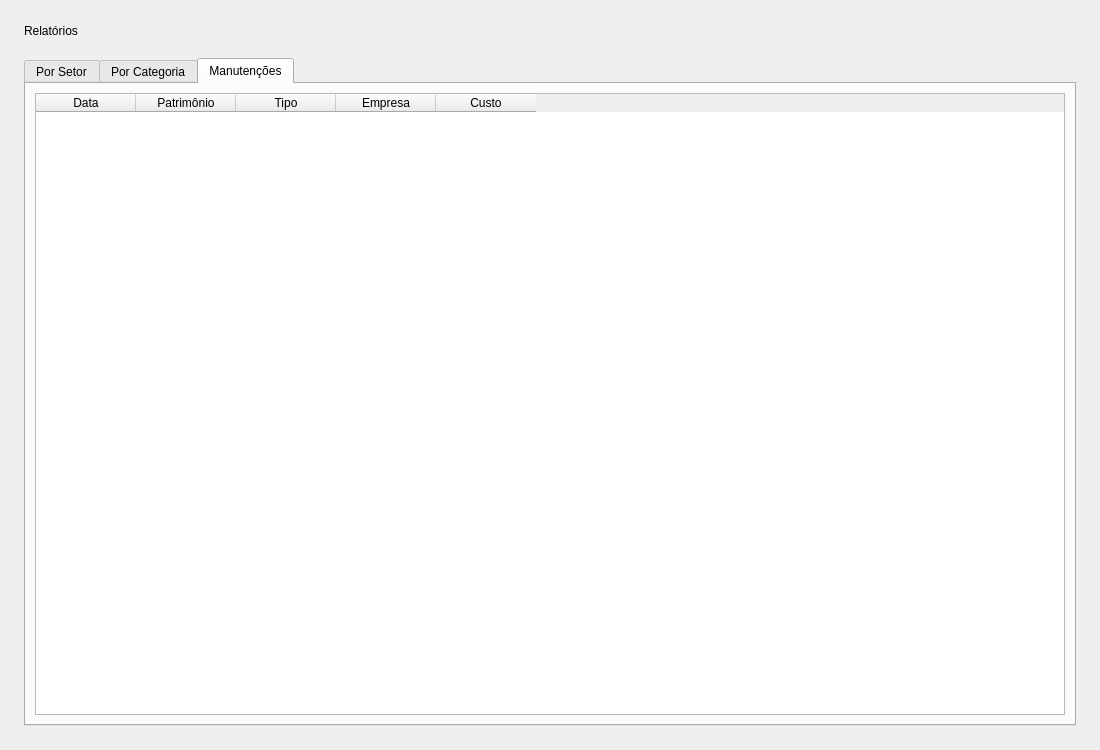
<?xml version='1.0' encoding='UTF-8'?>
<ui version="4.0">
  <class>RelatoriosWindow</class>
  <widget class="QWidget" name="RelatoriosWindow">
    <property name="geometry">
      <rect>
        <x>0</x>
        <y>0</y>
        <width>1100</width>
        <height>750</height>
      </rect>
    </property>
    <property name="windowTitle">
      <string>Relatórios</string>
    </property>
    <layout class="QVBoxLayout" name="verticalLayout">
      <property name="spacing">
        <number>20</number>
      </property>
      <property name="leftMargin">
        <number>24</number>
      </property>
      <property name="topMargin">
        <number>24</number>
      </property>
      <property name="rightMargin">
        <number>24</number>
      </property>
      <property name="bottomMargin">
        <number>24</number>
      </property>
      <item>
        <widget class="QLabel" name="lbl_title">
          <property name="layoutDirection">
            <enum>Qt::LayoutDirection::LeftToRight</enum>
          </property>
          <property name="text">
            <string>Relatórios</string>
          </property>
          <property name="alignment">
            <set>Qt::AlignmentFlag::AlignLeft | Qt::AlignmentFlag::AlignVCenter</set>
          </property>
        </widget>
      </item>
      <item>
        <widget class="QTabWidget" name="tabWidget">
          <property name="currentIndex">
            <number>2</number>
          </property>
          <widget class="QWidget" name="tab_setor">
            <attribute name="title">
              <string>Por Setor</string>
            </attribute>
            <layout class="QVBoxLayout" name="v1">
              <item>
                <widget class="QTableWidget" name="tbl_por_setor">
                  <property name="rowCount">
                    <number>0</number>
                  </property>
                  <property name="columnCount">
                    <number>4</number>
                  </property>
                  <column>
                    <property name="text">
                      <string>Setor</string>
                    </property>
                  </column>
                  <column>
                    <property name="text">
                      <string>Local</string>
                    </property>
                  </column>
                  <column>
                    <property name="text">
                      <string>Qtde Bens</string>
                    </property>
                  </column>
                  <column>
                    <property name="text">
                      <string>Valor Total</string>
                    </property>
                  </column>
                </widget>
              </item>
            </layout>
          </widget>
          <widget class="QWidget" name="tab_categoria">
            <attribute name="title">
              <string>Por Categoria</string>
            </attribute>
            <layout class="QVBoxLayout" name="v2">
              <item>
                <widget class="QTableWidget" name="tbl_por_categoria">
                  <property name="rowCount">
                    <number>0</number>
                  </property>
                  <property name="columnCount">
                    <number>3</number>
                  </property>
                  <column>
                    <property name="text">
                      <string>Categoria</string>
                    </property>
                  </column>
                  <column>
                    <property name="text">
                      <string>Qtde Bens</string>
                    </property>
                  </column>
                  <column>
                    <property name="text">
                      <string>Depreciação Acum.</string>
                    </property>
                  </column>
                </widget>
              </item>
            </layout>
          </widget>
          <widget class="QWidget" name="tab_manutencoes">
            <attribute name="title">
              <string>Manutenções</string>
            </attribute>
            <layout class="QVBoxLayout" name="v3">
              <item>
                <widget class="QTableWidget" name="tbl_manutencoes">
                  <property name="rowCount">
                    <number>0</number>
                  </property>
                  <property name="columnCount">
                    <number>5</number>
                  </property>
                  <column>
                    <property name="text">
                      <string>Data</string>
                    </property>
                  </column>
                  <column>
                    <property name="text">
                      <string>Patrimônio</string>
                    </property>
                  </column>
                  <column>
                    <property name="text">
                      <string>Tipo</string>
                    </property>
                  </column>
                  <column>
                    <property name="text">
                      <string>Empresa</string>
                    </property>
                  </column>
                  <column>
                    <property name="text">
                      <string>Custo</string>
                    </property>
                  </column>
                </widget>
              </item>
            </layout>
          </widget>
        </widget>
      </item>
    </layout>
  </widget>
  <resources />
  <connections />
</ui>
